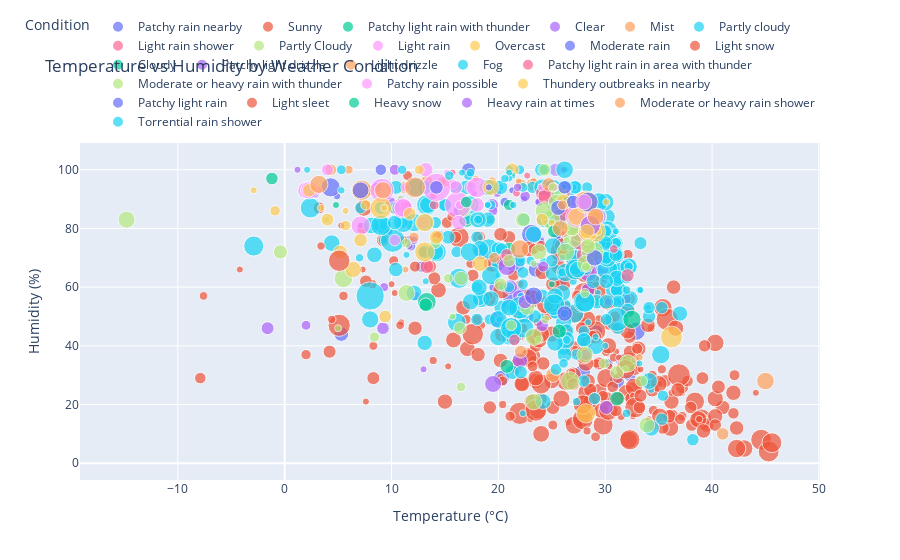

Notebook source saved alongside this figure:
### Markdown cell above
With Plotly Express, you get interactivity with minimal code. Users can:
- Hover to see exact values
- Click legend items to show/hide countries
- Zoom into specific time periods

### Code cell
# Plotly scatter with trendline

# Sample weather data
sample = df_weather.sample(n=1000, random_state=42)

fig = px.scatter(
    sample,
    x='temperature_celsius',
    y='humidity',
    color='condition_text',
    size='wind_kph',
    hover_data=['country', 'location_name'],
    title='Temperature vs Humidity by Weather Condition',
    labels={
        'temperature_celsius': 'Temperature (°C)',
        'humidity': 'Humidity (%)',
        'condition_text': 'Condition',
        'wind_kph': 'Wind (km/h)'
    }
)

fig.update_layout(
    legend=dict(orientation='h', yanchor='bottom', y=1.02, xanchor='right', x=1)
)

fig.show()

### Figure 1 — Plotly figure (JSON) as saved in the notebook; plotly's stock layout.template omitted (floating-point values rounded to 4 significant figures; data arrays with more than 128 entries replaced by an {"elided": "..."} marker saying what was removed)
{"data": [{"customdata": {"elided": "77x2 str values"}, "hovertemplate": "Condition=Patchy rain nearby<br>Temperature (°C)=%{x}<br>Humidity (%)=%{y}<br>Wind (km/h)=%{marker.size}<br>country=%{customdata[0]}<br>location_name=%{customdata[1]}<extra></extra>", "legendgroup": "Patchy rain nearby", "marker": {"color": "#636efa", "size": [17.6, 7.9, 9.0, 10.1, 5.0, 4.3, 7.2, 3.6, 13.0, 23.8, 14.0, 12.2, 20.5, 23.4, 3.6, 5.0, 20.5, 13.0, 16.2, 16.6, 6.5, 14.8, 15.1, 17.6, 10.8, 3.6, 4.0, 35.6, 3.6, 4.0, 3.6, 22.3, 6.5, 12.6, 3.6, 18.4, 3.6, 19.1, 32.8, 11.5, 5.0, 14.8, 4.0, 28.1, 4.3, 26.3, 11.2, 6.5, 14.4, 19.1, 18.7, 27.0, 25.2, 10.1, 4.0, 3.6, 21.6, 3.6, 14.0, 5.8, 14.4, 7.2, 9.7, 19.1, 6.1, 17.6, 27.0, 11.2, 16.2, 28.8, 9.0, 14.4, 28.4, 16.6, 10.8, 6.1, 25.6], "sizemode": "area", "sizeref": 0.1422, "symbol": "circle"}, "mode": "markers", "name": "Patchy rain nearby", "orientation": "v", "showlegend": true, "type": "scatter", "x": [27.9, 19.6, 12.8, 26.3, 28.9, 14.5, 11.8, 25.4, 27.3, 32.9, 25.8, 27.5, 26.1, 29.2, 21.3, 27.6, 19.8, 31.6, 31.1, 23.5, 16.2, 25.1, 5.3, 20.3, 24.6, 9.8, 26.0, 21.4, 29.9, 4.9, 24.0, 26.5, 11.7, 29.7, 27.6, 19.8, 31.5, 28.9, 26.0, 22.7, 26.1, 28.1, 10.9, 25.8, 23.8, 4.3, 28.9, 20.6, 21.1, 25.8, 22.4, 28.1, 27.3, 26.2, 11.6, 13.6, 25.5, 22.4, 31.4, 26.5, 22.3, 27.1, 25.9, 28.1, 30.3, 26.7, 27.4, 32.3, 18.4, 27.9, 26.3, 26.4, 23.1, 28.1, 29.2, 20.7, 21.6], "xaxis": "x", "y": [31, 60, 67, 81, 67, 78, 74, 67, 82, 45, 89, 70, 79, 71, 93, 78, 68, 35, 28, 66, 86, 82, 44, 29, 93, 79, 91, 57, 62, 91, 76, 73, 76, 66, 69, 49, 53, 75, 74, 50, 87, 78, 90, 79, 89, 94, 71, 89, 70, 71, 57, 79, 75, 83, 84, 95, 85, 90, 70, 86, 56, 73, 62, 70, 34, 72, 78, 30, 72, 67, 76, 86, 78, 45, 45, 54, 68], "yaxis": "y"}, {"customdata": {"elided": "295x2 str values"}, "hovertemplate": "Condition=Sunny<br>Temperature (°C)=%{x}<br>Humidity (%)=%{y}<br>Wind (km/h)=%{marker.size}<br>country=%{customdata[0]}<br>location_name=%{customdata[1]}<extra></extra>", "legendgroup": "Sunny", "marker": {"color": "#EF553B", "size": {"elided": "295 float values"}, "sizemode": "area", "sizeref": 0.1422, "symbol": "circle"}, "mode": "markers", "name": "Sunny", "orientation": "v", "showlegend": true, "type": "scatter", "x": {"elided": "295 float values"}, "xaxis": "x", "y": {"elided": "295 int values"}, "yaxis": "y"}, {"customdata": [["Palau", "Adkip"], ["Nepal", "Kathmandu"], ["Montenegro", "Podgorica"], ["Poland", "Warsaw"], ["Lithuania", "Vilnius"], ["Armenia", "Yerevan"], ["Guinea", "Conakry"], ["Tajikistan", "Dushanbe"], ["Liberia", "Monrovia"]], "hovertemplate": "Condition=Patchy light rain with thunder<br>Temperature (°C)=%{x}<br>Humidity (%)=%{y}<br>Wind (km/h)=%{marker.size}<br>country=%{customdata[0]}<br>location_name=%{customdata[1]}<extra></extra>", "legendgroup": "Patchy light rain with thunder", "marker": {"color": "#00cc96", "size": [6.1, 9.0, 6.1, 13.0, 16.9, 3.6, 3.6, 15.1, 4.3], "sizemode": "area", "sizeref": 0.1422, "symbol": "circle"}, "mode": "markers", "name": "Patchy light rain with thunder", "orientation": "v", "showlegend": true, "type": "scatter", "x": [27.2, 21.0, 29.1, 21.0, 17.0, 25.0, 27.2, 31.1, 25.3], "xaxis": "x", "y": [84, 88, 55, 73, 83, 61, 89, 22, 100], "yaxis": "y"}, {"customdata": [["Ecuador", "Quito"], ["Japan", "Tokyo"], ["Ecuador", "Quito"], ["Venezuela", "Caracas"], ["North Korea", "Pyongyang"], ["Nicaragua", "Managua"], ["Kiribati", "Tarawa"], ["Canada", "Ottawa"], ["Ecuador", "Quito"], ["North Korea", "Pyongyang"], ["El Salvador", "San Salvador"], ["South Korea", "Seoul"], ["Thailand", "Bangkok"], ["Afghanistan", "Kabul"], ["China", "Beijing"], ["Indonesia", "Laos"], ["Mongolia", "Ulaanbaatar"], ["Australia", "Canberra"], ["United States of America", "Washington Harbor"], ["Paraguay", "Aurora"], ["Bolivia", "Sucre"], ["Paraguay", "Aurora"], ["Chile", "Santiago"], ["Nicaragua", "Managua"], ["China", "Beijing"], ["United States of America", "Washington Harbor"], ["South Korea", "Seoul"], ["Mongolia", "Ulaanbaatar"], ["United States of America", "Washington Harbor"], ["South Korea", "Seoul"], ["Paraguay", "Aurora"], ["Thailand", "Nan"]], "hovertemplate": "Condition=Clear<br>Temperature (°C)=%{x}<br>Humidity (%)=%{y}<br>Wind (km/h)=%{marker.size}<br>country=%{customdata[0]}<br>location_name=%{customdata[1]}<extra></extra>", "legendgroup": "Clear", "marker": {"color": "#ab63fa", "size": [6.1, 3.6, 3.6, 3.6, 5.0, 11.9, 24.1, 8.6, 5.0, 11.9, 4.7, 6.1, 16.2, 20.5, 14.0, 6.8, 15.1, 3.6, 7.9, 10.4, 6.8, 10.1, 3.6, 7.9, 11.2, 7.6, 6.8, 11.2, 6.8, 16.9, 13.3, 5.0], "sizemode": "area", "sizeref": 0.1422, "symbol": "circle"}, "mode": "markers", "name": "Clear", "orientation": "v", "showlegend": true, "type": "scatter", "x": [9.3, 13.0, 11.7, 17.7, 23.8, 19.4, 28.4, 10.3, 12.1, -1.6, 19.9, 25.3, 31.7, 19.5, 30.1, 19.5, 21.1, 1.2, 9.9, 21.9, 12.2, 28.2, 7.1, 22.5, 24.1, 8.6, 2.0, 9.2, 2.8, 22.0, 28.4, 30.3], "xaxis": "x", "y": [60, 32, 74, 92, 89, 88, 65, 100, 76, 46, 92, 83, 56, 27, 19, 86, 60, 100, 89, 57, 57, 37, 81, 91, 47, 94, 47, 46, 92, 35, 59, 55], "yaxis": "y"}, {"customdata": [["Honduras", "Tegucigalpa"], ["Congo", "Brazzaville"], ["Haiti", "Port-Au-Prince"], ["Venezuela", "Caracas"], ["Haiti", "Port-Au-Prince"], ["Benin", "Porto-Novo"], ["Uzbekistan", "Tashkent"], ["Panama", "Panama City"], ["Guinea", "Conakry"], ["Indonesia", "Jakarta"], ["India", "New Delhi"], ["Egypt", "Cairo"], ["Costa Rica", "San Ignacio"], ["Tajikistan", "Dushanbe"], ["Honduras", "Tegucigalpa"], ["Djibouti", "Djibouti"], ["Algeria", "Algiers"], ["El Salvador", "San Salvador"], ["Liberia", "Monrovia"], ["Chile", "Santiago"], ["Costa Rica", "San Ignacio"], ["Congo", "Brazzaville"], ["Belgium", "'S Gravenjansdijk"], ["India", "New Delhi"], ["Liechtenstein", "Vaduz"], ["San Marino", "San Marino"], ["Belize", "Belmopan"], ["United Kingdom", "London"], ["Belize", "Belmopan"], ["Burkina Faso", "Ouagadougou"]], "hovertemplate": "Condition=Mist<br>Temperature (°C)=%{x}<br>Humidity (%)=%{y}<br>Wind (km/h)=%{marker.size}<br>country=%{customdata[0]}<br>location_name=%{customdata[1]}<extra></extra>", "legendgroup": "Mist", "marker": {"color": "#FFA15A", "size": [9.0, 15.1, 8.6, 3.6, 6.1, 3.6, 7.6, 11.5, 3.6, 15.1, 11.2, 11.5, 8.3, 3.6, 11.5, 22.0, 7.6, 3.6, 3.6, 9.0, 5.8, 3.6, 29.5, 4.3, 10.1, 10.8, 3.6, 5.4, 4.3, 15.1], "sizemode": "area", "sizeref": 0.1422, "symbol": "circle"}, "mode": "markers", "name": "Mist", "orientation": "v", "showlegend": true, "type": "scatter", "x": [15.1, 28.0, 22.1, 17.4, 19.4, 30.0, 12.1, 23.2, 27.3, 29.0, 41.0, 22.1, 15.1, 11.3, 13.3, 45.0, 19.3, 21.9, 28.3, 8.0, 14.7, 32.0, 7.2, 33.2, 4.3, 11.2, 17.9, 6.0, 23.3, 25.1], "xaxis": "x", "y": [96, 74, 95, 95, 96, 75, 77, 95, 94, 84, 10, 38, 96, 66, 96, 28, 83, 96, 84, 93, 96, 59, 93, 36, 100, 94, 97, 100, 96, 30], "yaxis": "y"}, {"customdata": {"elided": "350x2 str values"}, "hovertemplate": "Condition=Partly cloudy<br>Temperature (°C)=%{x}<br>Humidity (%)=%{y}<br>Wind (km/h)=%{marker.size}<br>country=%{customdata[0]}<br>location_name=%{customdata[1]}<extra></extra>", "legendgroup": "Partly cloudy", "marker": {"color": "#19d3f3", "size": {"elided": "350 float values"}, "sizemode": "area", "sizeref": 0.1422, "symbol": "circle"}, "mode": "markers", "name": "Partly cloudy", "orientation": "v", "showlegend": true, "type": "scatter", "x": {"elided": "350 float values"}, "xaxis": "x", "y": {"elided": "350 int values"}, "yaxis": "y"}, {"customdata": [["Philippines", "Manila"], ["Tonga", "Nuku`Aloia"], ["India", "New Delhi"], ["Mali", "Bamako"], ["Brazil", "Bras"], ["Grenada", "Saint George's"], ["Angola", "Luanda"], ["Comoros", "Moroni"], ["Comoros", "Moroni"], ["Central African Republic", "Bangui"], ["Dominica", "Roseau"], ["Saint Vincent and the Grenadines", "Kingstown"], ["Maldives", "Dhidhdhoo"], ["Maldives", "Felidhoo"], ["Equatorial Guinea", "Malabo"], ["Bhutan", "Thimphu"], ["Kyrghyzstan", "Bishkek"], ["Costa Rica", "San Ignacio"], ["Barbados", "Bridgetown"], ["Iran", "Chi Chi Khvar"], ["Bolivia", "National"], ["Palau", "Airai"], ["Nepal", "Kathmandu"], ["Austria", "Vienna"], ["Trinidad and Tobago", "Port Of Spain"]], "hovertemplate": "Condition=Light rain shower<br>Temperature (°C)=%{x}<br>Humidity (%)=%{y}<br>Wind (km/h)=%{marker.size}<br>country=%{customdata[0]}<br>location_name=%{customdata[1]}<extra></extra>", "legendgroup": "Light rain shower", "marker": {"color": "#FF6692", "size": [10.1, 14.8, 12.6, 20.9, 3.6, 20.9, 12.2, 7.2, 4.0, 3.6, 15.5, 28.8, 31.3, 33.1, 16.9, 3.6, 12.6, 3.6, 31.0, 13.7, 3.6, 12.2, 4.3, 6.8, 20.5], "sizemode": "area", "sizeref": 0.1422, "symbol": "circle"}, "mode": "markers", "name": "Light rain shower", "orientation": "v", "showlegend": true, "type": "scatter", "x": [26.4, 26.9, 32.1, 28.1, 26.4, 25.9, 28.0, 26.3, 26.2, 27.9, 28.2, 27.7, 27.7, 28.6, 24.2, 13.9, 20.4, 15.7, 28.0, 13.3, 22.7, 28.4, 21.7, 14.0, 24.5], "xaxis": "x", "y": [86, 85, 64, 71, 92, 85, 76, 78, 78, 76, 78, 76, 79, 80, 92, 91, 69, 99, 89, 67, 98, 75, 92, 88, 91], "yaxis": "y"}, {"customdata": [["Trinidad and Tobago", "Port Of Spain"], ["Comoros", "Moroni"], ["Bulgaria", "Sofia"], ["Andorra", "Andorra La Vella"], ["Lithuania", "Vilnius"], ["Kiribati", "Tarawa"], ["Malaysia", "Kuala Lumpur"], ["Zambia", "Lusaka"], ["Mongolia", "Ulaanbaatar"], ["Belarus", "Minsk"], ["San Marino", "San Marino"], ["Vietnam", "Ban Lom"], ["Kiribati", "Tarawa"], ["Belarus", "Minsk"], ["Ukraine", "Kyiv"], ["Australia", "Canberra"], ["Bulgaria", "Bogot"], ["Gambia", "Banjul"], ["Solomon Islands", "Honiara"], ["Timor-Leste", "Dili"], ["Ukraine", "Kyiv"], ["Ghana", "Accra"], ["Iran", "Chi Chi Khvar"], ["Papua New Guinea", "Port Moresby"], ["Tanzania", "Dodoma"], ["Timor-Leste", "Dili"], ["El Salvador", "San Salvador"], ["Czech Republic", "Prague"], ["Ukraine", "Kyiv"], ["Mozambique", "Maputo"], ["Estonia", "Tallinn"], ["Thailand", "Bangkok"], ["Maldives", "Dhidhdhoo"], ["Trinidad and Tobago", "Port Of Spain"], ["Sierra Leone", "Freetown"], ["Ecuador", "Quito"], ["Slovakia", "Bratislava"], ["Hungary", "Budapest"], ["Serbia", "Belgrade"], ["Ukraine", "Kyiv"], ["Tanzania", "Dodoma"], ["Bulgaria", "Bogot"], ["Papua New Guinea", "Port Moresby"], ["Peru", "Lima"], ["Papua New Guinea", "Port Moresby"], ["Peru", "Lima"], ["Armenia", "Yerevan"], ["Andorra", "Andorra La Vella"], ["Solomon Islands", "Honiara"], ["Guinea-Bissau", "Bissau"], ["Cape Verde", "Praia"], ["Iraq", "Baghdad"], ["Norway", "Oslo"]], "hovertemplate": "Condition=Partly Cloudy<br>Temperature (°C)=%{x}<br>Humidity (%)=%{y}<br>Wind (km/h)=%{marker.size}<br>country=%{customdata[0]}<br>location_name=%{customdata[1]}<extra></extra>", "legendgroup": "Partly Cloudy", "marker": {"color": "#B6E880", "size": [14.4, 3.6, 3.6, 14.4, 3.6, 34.6, 3.6, 3.6, 20.9, 5.4, 8.6, 3.6, 21.2, 15.8, 25.2, 6.5, 4.7, 15.8, 5.4, 7.2, 20.5, 22.3, 18.0, 14.8, 3.6, 6.1, 7.2, 6.5, 14.4, 20.9, 11.5, 8.3, 5.8, 16.6, 3.6, 3.6, 7.6, 11.5, 10.4, 18.7, 13.0, 24.8, 24.8, 8.6, 23.8, 10.1, 3.6, 6.5, 17.3, 6.5, 18.0, 19.8, 8.3], "sizemode": "area", "sizeref": 0.1422, "symbol": "circle"}, "mode": "markers", "name": "Partly Cloudy", "orientation": "v", "showlegend": true, "type": "scatter", "x": [27.1, 26.4, 15.7, 16.5, 3.9, 28.8, 25.6, 31.9, -14.8, 24.4, 14.1, 26.1, 28.2, 22.7, 26.7, 16.5, 23.8, 26.9, 25.6, 25.1, 11.4, 26.3, 33.9, 25.6, 23.3, 26.3, 18.6, 15.3, -0.4, 23.3, 20.2, 29.9, 28.2, 26.9, 26.4, 10.8, 8.4, 16.4, 33.4, 28.1, 31.1, 5.5, 24.9, 17.4, 24.3, 16.8, 5.0, 11.4, 25.4, 28.3, 23.8, 23.3, 21.2], "xaxis": "x", "y": [76, 77, 50, 63, 83, 72, 80, 32, 83, 49, 75, 92, 68, 53, 28, 26, 42, 80, 86, 80, 58, 72, 13, 92, 68, 81, 94, 63, 72, 43, 61, 34, 67, 80, 76, 90, 43, 46, 28, 37, 31, 63, 83, 88, 86, 86, 46, 75, 89, 76, 72, 21, 47], "yaxis": "y"}, {"customdata": [["Croatia", "Zagreb"], ["Turkey", "Yaren"], ["Guatemala", "Guatemala City"], ["Guinea-Bissau", "Bissau"], ["Liechtenstein", "Vaduz"], ["Fiji Islands", "Suva"], ["Azerbaijan", "Baku"], ["Vietnam", "Hanoi"], ["Guinea", "Conakry"], ["Marshall Islands", "Majuro"], ["Germany", "Berlin"], ["Albania", "Tirana"], ["Ethiopia", "Addis Ababa"], ["Gabon", "Libreville"], ["Poland", "Warsaw"], ["Bulgaria", "Sofia"], ["New Zealand", "Wellington"], ["Denmark", "Copenhagen"], ["Mongolia", "Ulaanbaatar"], ["Guinea-Bissau", "Bissau"], ["France", "Paris"], ["Philippines", "Manila"], ["San Marino", "San Marino"], ["Palau", "Airai"], ["Costa Rica", "San Ignacio"], ["Slovakia", "Bratislava"], ["Ireland", "Dublin"], ["Netherlands", "Amsterdam"], ["Japan", "Tokyo"], ["Turkey", "Yaren"], ["Sweden", "Stockholm"], ["Palau", "Airai"], ["Norway", "Oslo"]], "hovertemplate": "Condition=Light rain<br>Temperature (°C)=%{x}<br>Humidity (%)=%{y}<br>Wind (km/h)=%{marker.size}<br>country=%{customdata[0]}<br>location_name=%{customdata[1]}<extra></extra>", "legendgroup": "Light rain", "marker": {"color": "#FF97FF", "size": [6.1, 9.7, 11.2, 13.3, 10.4, 3.6, 49.0, 6.1, 15.1, 19.8, 19.8, 6.1, 6.1, 5.4, 13.0, 15.1, 29.9, 8.3, 15.1, 4.3, 15.1, 20.2, 30.6, 33.1, 3.6, 41.0, 13.0, 25.9, 13.0, 24.1, 21.6, 7.9, 56.9], "sizemode": "area", "sizeref": 0.1422, "symbol": "circle"}, "mode": "markers", "name": "Light rain", "orientation": "v", "showlegend": true, "type": "scatter", "x": [3.1, 10.3, 17.4, 25.4, 4.0, 24.0, 16.2, 25.2, 27.3, 28.2, 2.0, 11.3, 16.4, 25.2, 2.2, 18.0, 11.0, 15.7, 16.3, 25.3, 13.2, 29.3, 18.0, 27.3, 15.2, 9.1, 13.0, 7.1, 16.0, 11.1, 2.3, 27.2, 14.2], "xaxis": "x", "y": [93, 76, 94, 100, 100, 94, 88, 94, 84, 84, 93, 94, 88, 94, 93, 88, 87, 95, 82, 94, 100, 84, 94, 84, 99, 93, 82, 81, 94, 87, 93, 89, 94], "yaxis": "y"}, {"customdata": [["Philippines", "Manila"], ["Estonia", "Tallinn"], ["Chad", "N'djamena"], ["Tonga", "Nuku`Aloia"], ["Thailand", "Nan"], ["Micronesia", "Palikir"], ["Czech Republic", "Prague"], ["Congo", "Brazzaville"], ["Montenegro", "Podgorica"], ["Luxembourg", "Luxembourg"], ["Vatican City", "Vatican City"], ["Latvia", "Riga"], ["Denmark", "Copenhagen"], ["Australia", "Canberra"], ["Trinidad and Tobago", "Port Of Spain"], ["Latvia", "Riga"], ["Bulgaria", "Bogot"], ["Uruguay", "Montevideo"], ["Iceland", "Vestmannaeyjar"], ["United States of America", "Washington Harbor"], ["United States of America", "Washington Harbor"], ["Palau", "Airai"], ["Serbia", "Belgrade"], ["Guatemala", "Guatemala City"], ["Ghana", "Accra"], ["New Zealand", "Wellington"], ["Vietnam", "Hanoi"], ["France", "Paris"], ["Denmark", "Copenhagen"], ["Chile", "Santiago"], ["Cape Verde", "Praia"], ["Lithuania", "Vilnius"], ["Marshall Islands", "Majuro"], ["Micronesia", "Palikir"]], "hovertemplate": "Condition=Overcast<br>Temperature (°C)=%{x}<br>Humidity (%)=%{y}<br>Wind (km/h)=%{marker.size}<br>country=%{customdata[0]}<br>location_name=%{customdata[1]}<extra></extra>", "legendgroup": "Overcast", "marker": {"color": "#FECB52", "size": [3.6, 7.9, 26.6, 13.0, 3.6, 34.6, 7.6, 3.6, 13.7, 11.5, 11.5, 13.0, 11.9, 13.0, 13.0, 3.6, 7.9, 24.1, 33.1, 6.8, 3.6, 22.0, 3.6, 19.1, 28.1, 14.0, 17.3, 19.4, 28.8, 3.6, 16.9, 11.2, 4.7, 35.3], "sizemode": "area", "sizeref": 0.1422, "symbol": "circle"}, "mode": "markers", "name": "Overcast", "orientation": "v", "showlegend": true, "type": "scatter", "x": [28.2, -0.9, 28.2, 21.3, 30.1, 29.0, 7.6, 25.0, 5.2, 11.7, 9.4, 2.3, 4.0, 7.1, 29.0, -2.9, 5.7, 13.1, 9.0, 12.6, 5.7, 27.3, 3.4, 19.3, 28.4, 14.2, 18.3, 6.4, 13.1, 9.3, 26.1, 24.1, 29.3, 28.2], "xaxis": "x", "y": [89, 86, 17, 100, 89, 79, 88, 82, 72, 85, 50, 93, 83, 76, 84, 93, 81, 82, 87, 100, 86, 84, 87, 94, 79, 77, 68, 66, 72, 87, 89, 83, 79, 89], "yaxis": "y"}, {"customdata": [["Liberia", "Monrovia"], ["Burkina Faso", "Ouagadougou"], ["Samoa", "Apia"], ["Belgium", "Brussels"], ["United Kingdom", "London"], ["Grenada", "Saint George's"], ["Bulgaria", "Sofia"], ["Luxembourg", "Luxembourg"], ["Guatemala", "Guatemala City"], ["Albania", "Tirana"]], "hovertemplate": "Condition=Moderate rain<br>Temperature (°C)=%{x}<br>Humidity (%)=%{y}<br>Wind (km/h)=%{marker.size}<br>country=%{customdata[0]}<br>location_name=%{customdata[1]}<extra></extra>", "legendgroup": "Moderate rain", "marker": {"color": "#636efa", "size": [13.0, 19.1, 13.0, 9.4, 13.3, 28.8, 16.9, 20.2, 3.6, 14.0], "sizemode": "area", "sizeref": 0.1422, "symbol": "circle"}, "mode": "markers", "name": "Moderate rain", "orientation": "v", "showlegend": true, "type": "scatter", "x": [26.2, 29.0, 27.0, 9.0, 14.2, 28.4, 26.2, 7.1, 19.1, 17.2], "xaxis": "x", "y": [94, 70, 89, 100, 94, 89, 51, 93, 94, 100], "yaxis": "y"}, {"customdata": [["Macedonia", "Skopje"]], "hovertemplate": "Condition=Light snow<br>Temperature (°C)=%{x}<br>Humidity (%)=%{y}<br>Wind (km/h)=%{marker.size}<br>country=%{customdata[0]}<br>location_name=%{customdata[1]}<extra></extra>", "legendgroup": "Light snow", "marker": {"color": "#EF553B", "size": [5.0], "sizemode": "area", "sizeref": 0.1422, "symbol": "circle"}, "mode": "markers", "name": "Light snow", "orientation": "v", "showlegend": true, "type": "scatter", "x": [3.4], "xaxis": "x", "y": [74], "yaxis": "y"}, {"customdata": [["Bulgaria", "Bogot"], ["Afghanistan", "Kabul"], ["Belize", "Belmopan"], ["Peru", "Lima"], ["France", "Paris"], ["Sudan", "Khartoum"], ["Bulgaria", "Bogot"], ["Paraguay", "Aurora"]], "hovertemplate": "Condition=Cloudy<br>Temperature (°C)=%{x}<br>Humidity (%)=%{y}<br>Wind (km/h)=%{marker.size}<br>country=%{customdata[0]}<br>location_name=%{customdata[1]}<extra></extra>", "legendgroup": "Cloudy", "marker": {"color": "#00cc96", "size": [25.2, 3.6, 11.9, 9.7, 14.4, 23.8, 13.7, 13.0], "sizemode": "area", "sizeref": 0.1422, "symbol": "circle"}, "mode": "markers", "name": "Cloudy", "orientation": "v", "showlegend": true, "type": "scatter", "x": [13.3, 4.8, 25.2, 17.0, 25.7, 32.5, 20.8, 13.2], "xaxis": "x", "y": [55, 88, 79, 89, 45, 49, 33, 54], "yaxis": "y"}, {"customdata": [["Maldives", "Dhidhdhoo"], ["Uganda", "Kampala"], ["Afghanistan", "Kabul"], ["Lithuania", "Vilnius"], ["Nicaragua", "Managua"]], "hovertemplate": "Condition=Patchy light drizzle<br>Temperature (°C)=%{x}<br>Humidity (%)=%{y}<br>Wind (km/h)=%{marker.size}<br>country=%{customdata[0]}<br>location_name=%{customdata[1]}<extra></extra>", "legendgroup": "Patchy light drizzle", "marker": {"color": "#ab63fa", "size": [28.8, 8.6, 14.0, 22.7, 5.0], "sizemode": "area", "sizeref": 0.1422, "symbol": "circle"}, "mode": "markers", "name": "Patchy light drizzle", "orientation": "v", "showlegend": true, "type": "scatter", "x": [28.6, 24.2, 22.5, 20.8, 21.8], "xaxis": "x", "y": [81, 67, 55, 67, 94], "yaxis": "y"}, {"customdata": [["Vietnam", "Hanoi"], ["Netherlands", "Amsterdam"], ["Netherlands", "Amsterdam"], ["Poland", "Warsaw"], ["Guinea", "Conakry"]], "hovertemplate": "Condition=Light drizzle<br>Temperature (°C)=%{x}<br>Humidity (%)=%{y}<br>Wind (km/h)=%{marker.size}<br>country=%{customdata[0]}<br>location_name=%{customdata[1]}<extra></extra>", "legendgroup": "Light drizzle", "marker": {"color": "#FFA15A", "size": [13.0, 31.0, 21.2, 23.4, 17.6], "sizemode": "area", "sizeref": 0.1422, "symbol": "circle"}, "mode": "markers", "name": "Light drizzle", "orientation": "v", "showlegend": true, "type": "scatter", "x": [24.7, 12.2, 9.2, 3.2, 25.8], "xaxis": "x", "y": [95, 94, 93, 95, 80], "yaxis": "y"}, {"customdata": [["Belize", "Belmopan"], ["Costa Rica", "San Ignacio"], ["Honduras", "Tegucigalpa"], ["El Salvador", "San Salvador"], ["Honduras", "Tegucigalpa"], ["Chile", "Santiago"], ["Belize", "Belmopan"], ["Guatemala", "Guatemala City"], ["Suriname", "Paramaribo"], ["El Salvador", "San Salvador"]], "hovertemplate": "Condition=Fog<br>Temperature (°C)=%{x}<br>Humidity (%)=%{y}<br>Wind (km/h)=%{marker.size}<br>country=%{customdata[0]}<br>location_name=%{customdata[1]}<extra></extra>", "legendgroup": "Fog", "marker": {"color": "#19d3f3", "size": [3.6, 6.5, 6.8, 3.6, 5.4, 3.6, 3.6, 3.6, 7.2, 4.7], "sizemode": "area", "sizeref": 0.1422, "symbol": "circle"}, "mode": "markers", "name": "Fog", "orientation": "v", "showlegend": true, "type": "scatter", "x": [21.3, 15.4, 17.2, 21.0, 17.4, 2.1, 21.0, 16.6, 24.3, 20.6], "xaxis": "x", "y": [98, 98, 98, 97, 99, 100, 99, 99, 100, 97], "yaxis": "y"}, {"customdata": [["Liechtenstein", "Vaduz"], ["Thailand", "Nan"], ["Armenia", "Yerevan"]], "hovertemplate": "Condition=Patchy light rain in area with thunder<br>Temperature (°C)=%{x}<br>Humidity (%)=%{y}<br>Wind (km/h)=%{marker.size}<br>country=%{customdata[0]}<br>location_name=%{customdata[1]}<extra></extra>", "legendgroup": "Patchy light rain in area with thunder", "marker": {"color": "#FF6692", "size": [11.2, 5.4, 9.4], "sizemode": "area", "sizeref": 0.1422, "symbol": "circle"}, "mode": "markers", "name": "Patchy light rain in area with thunder", "orientation": "v", "showlegend": true, "type": "scatter", "x": [20.8, 30.8, 21.5], "xaxis": "x", "y": [71, 73, 42], "yaxis": "y"}, {"customdata": [["San Marino", "San Marino"], ["Turkey", "Ankara"], ["Benin", "Porto-Novo"], ["Fiji Islands", "Suva"], ["Russia", "Moscow"], ["France", "Paris"], ["Mali", "Bamako"]], "hovertemplate": "Condition=Moderate or heavy rain with thunder<br>Temperature (°C)=%{x}<br>Humidity (%)=%{y}<br>Wind (km/h)=%{marker.size}<br>country=%{customdata[0]}<br>location_name=%{customdata[1]}<extra></extra>", "legendgroup": "Moderate or heavy rain with thunder", "marker": {"color": "#B6E880", "size": [6.1, 22.0, 6.1, 11.5, 11.2, 15.1, 15.1], "sizemode": "area", "sizeref": 0.1422, "symbol": "circle"}, "mode": "markers", "name": "Moderate or heavy rain with thunder", "orientation": "v", "showlegend": true, "type": "scatter", "x": [28.1, 32.1, 25.1, 24.3, 21.0, 22.3, 28.4], "xaxis": "x", "y": [58, 34, 94, 100, 69, 83, 74], "yaxis": "y"}, {"customdata": [["Grenada", "Saint George's"]], "hovertemplate": "Condition=Patchy rain possible<br>Temperature (°C)=%{x}<br>Humidity (%)=%{y}<br>Wind (km/h)=%{marker.size}<br>country=%{customdata[0]}<br>location_name=%{customdata[1]}<extra></extra>", "legendgroup": "Patchy rain possible", "marker": {"color": "#FF97FF", "size": [18.0], "sizemode": "area", "sizeref": 0.1422, "symbol": "circle"}, "mode": "markers", "name": "Patchy rain possible", "orientation": "v", "showlegend": true, "type": "scatter", "x": [28.0], "xaxis": "x", "y": [89], "yaxis": "y"}, {"customdata": [["Antigua and Barbuda", "Saint John's"], ["Djibouti", "Djibouti"]], "hovertemplate": "Condition=Thundery outbreaks in nearby<br>Temperature (°C)=%{x}<br>Humidity (%)=%{y}<br>Wind (km/h)=%{marker.size}<br>country=%{customdata[0]}<br>location_name=%{customdata[1]}<extra></extra>", "legendgroup": "Thundery outbreaks in nearby", "marker": {"color": "#FECB52", "size": [14.8, 34.2], "sizemode": "area", "sizeref": 0.1422, "symbol": "circle"}, "mode": "markers", "name": "Thundery outbreaks in nearby", "orientation": "v", "showlegend": true, "type": "scatter", "x": [28.3, 36.2], "xaxis": "x", "y": [79, 43], "yaxis": "y"}, {"customdata": [["Kyrghyzstan", "Bishkek"], ["Maldives", "Dhidhdhoo"]], "hovertemplate": "Condition=Patchy light rain<br>Temperature (°C)=%{x}<br>Humidity (%)=%{y}<br>Wind (km/h)=%{marker.size}<br>country=%{customdata[0]}<br>location_name=%{customdata[1]}<extra></extra>", "legendgroup": "Patchy light rain", "marker": {"color": "#636efa", "size": [23.0, 16.2], "sizemode": "area", "sizeref": 0.1422, "symbol": "circle"}, "mode": "markers", "name": "Patchy light rain", "orientation": "v", "showlegend": true, "type": "scatter", "x": [23.3, 25.6], "xaxis": "x", "y": [57, 87], "yaxis": "y"}, {"customdata": [["Belgium", "Brussels"]], "hovertemplate": "Condition=Light sleet<br>Temperature (°C)=%{x}<br>Humidity (%)=%{y}<br>Wind (km/h)=%{marker.size}<br>country=%{customdata[0]}<br>location_name=%{customdata[1]}<extra></extra>", "legendgroup": "Light sleet", "marker": {"color": "#EF553B", "size": [32.8], "sizemode": "area", "sizeref": 0.1422, "symbol": "circle"}, "mode": "markers", "name": "Light sleet", "orientation": "v", "showlegend": true, "type": "scatter", "x": [5.1], "xaxis": "x", "y": [69], "yaxis": "y"}, {"customdata": [["Bosnia and Herzegovina", "Sarajevo"]], "hovertemplate": "Condition=Heavy snow<br>Temperature (°C)=%{x}<br>Humidity (%)=%{y}<br>Wind (km/h)=%{marker.size}<br>country=%{customdata[0]}<br>location_name=%{customdata[1]}<extra></extra>", "legendgroup": "Heavy snow", "marker": {"color": "#00cc96", "size": [11.2], "sizemode": "area", "sizeref": 0.1422, "symbol": "circle"}, "mode": "markers", "name": "Heavy snow", "orientation": "v", "showlegend": true, "type": "scatter", "x": [-1.2], "xaxis": "x", "y": [97], "yaxis": "y"}, {"customdata": [["El Salvador", "San Salvador"]], "hovertemplate": "Condition=Heavy rain at times<br>Temperature (°C)=%{x}<br>Humidity (%)=%{y}<br>Wind (km/h)=%{marker.size}<br>country=%{customdata[0]}<br>location_name=%{customdata[1]}<extra></extra>", "legendgroup": "Heavy rain at times", "marker": {"color": "#ab63fa", "size": [3.6], "sizemode": "area", "sizeref": 0.1422, "symbol": "circle"}, "mode": "markers", "name": "Heavy rain at times", "orientation": "v", "showlegend": true, "type": "scatter", "x": [26.1], "xaxis": "x", "y": [100], "yaxis": "y"}, {"customdata": [["Austria", "Vienna"], ["Saint Lucia", "Castries"], ["Timor-Leste", "Dili"], ["Eritrea", "Asmara"]], "hovertemplate": "Condition=Moderate or heavy rain shower<br>Temperature (°C)=%{x}<br>Humidity (%)=%{y}<br>Wind (km/h)=%{marker.size}<br>country=%{customdata[0]}<br>location_name=%{customdata[1]}<extra></extra>", "legendgroup": "Moderate or heavy rain shower", "marker": {"color": "#FFA15A", "size": [24.1, 19.8, 6.8, 8.3], "sizemode": "area", "sizeref": 0.1422, "symbol": "circle"}, "mode": "markers", "name": "Moderate or heavy rain shower", "orientation": "v", "showlegend": true, "type": "scatter", "x": [22.0, 29.1, 26.0, 19.6], "xaxis": "x", "y": [73, 84, 88, 70], "yaxis": "y"}, {"customdata": [["Seychelles Islands", "Victoria"]], "hovertemplate": "Condition=Torrential rain shower<br>Temperature (°C)=%{x}<br>Humidity (%)=%{y}<br>Wind (km/h)=%{marker.size}<br>country=%{customdata[0]}<br>location_name=%{customdata[1]}<extra></extra>", "legendgroup": "Torrential rain shower", "marker": {"color": "#19d3f3", "size": [22.3], "sizemode": "area", "sizeref": 0.1422, "symbol": "circle"}, "mode": "markers", "name": "Torrential rain shower", "orientation": "v", "showlegend": true, "type": "scatter", "x": [26.2], "xaxis": "x", "y": [100], "yaxis": "y"}], "layout": {"legend": {"itemsizing": "constant", "orientation": "h", "title": {"text": "Condition"}, "tracegroupgap": 0, "x": 1, "xanchor": "right", "y": 1.02, "yanchor": "bottom"}, "title": {"text": "Temperature vs Humidity by Weather Condition"}, "xaxis": {"anchor": "y", "domain": [0, 1], "title": {"text": "Temperature (°C)"}}, "yaxis": {"anchor": "x", "domain": [0, 1], "title": {"text": "Humidity (%)"}}}}
